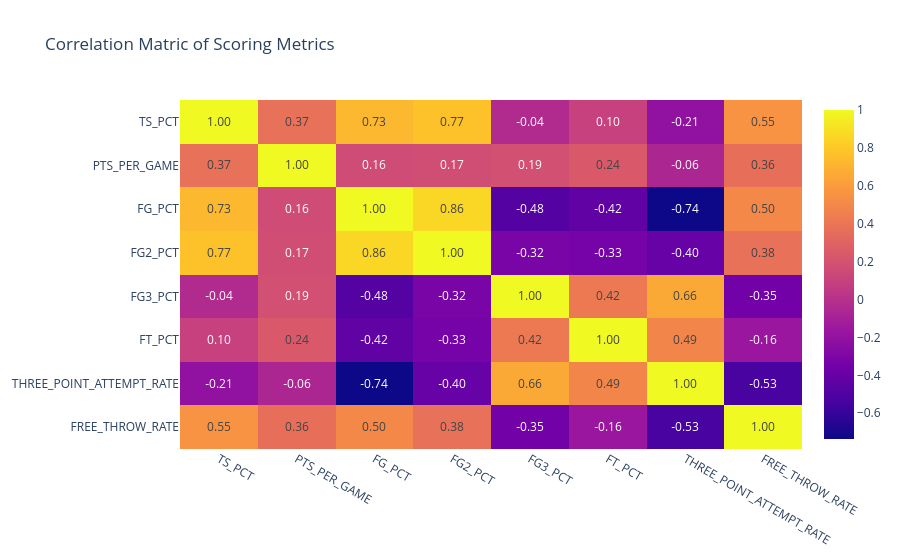

The notebook cell saved with this chart:
### Code cell
fig = px.imshow(
    correlation_matrix,
    text_auto=".2f",
    aspect="auto",
    title="Correlation Matric of Scoring Metrics"
)

fig.show()

### Figure 1 — Plotly figure (JSON) as saved in the notebook; plotly's stock layout.template omitted (floating-point values rounded to 4 significant figures)
{"data": [{"coloraxis": "coloraxis", "hovertemplate": "x: %{x}<br>y: %{y}<br>color: %{z}<extra></extra>", "name": "0", "texttemplate": "%{z:.2f}", "type": "heatmap", "x": ["TS_PCT", "PTS_PER_GAME", "FG_PCT", "FG2_PCT", "FG3_PCT", "FT_PCT", "THREE_POINT_ATTEMPT_RATE", "FREE_THROW_RATE"], "xaxis": "x", "y": ["TS_PCT", "PTS_PER_GAME", "FG_PCT", "FG2_PCT", "FG3_PCT", "FT_PCT", "THREE_POINT_ATTEMPT_RATE", "FREE_THROW_RATE"], "yaxis": "y", "z": [[1.0, 0.3739, 0.7278, 0.766, -0.03597, 0.09828, -0.2072, 0.5538], [0.3739, 1.0, 0.1595, 0.1734, 0.1865, 0.2399, -0.06459, 0.3629], [0.7278, 0.1595, 1.0, 0.8582, -0.4831, -0.424, -0.7359, 0.4986], [0.766, 0.1734, 0.8582, 1.0, -0.3188, -0.334, -0.399, 0.3764], [-0.03597, 0.1865, -0.4831, -0.3188, 1.0, 0.4229, 0.6573, -0.3508], [0.09828, 0.2399, -0.424, -0.334, 0.4229, 1.0, 0.4876, -0.1643], [-0.2072, -0.06459, -0.7359, -0.399, 0.6573, 0.4876, 1.0, -0.5291], [0.5538, 0.3629, 0.4986, 0.3764, -0.3508, -0.1643, -0.5291, 1.0]]}], "layout": {"coloraxis": {"colorscale": [[0, "#0d0887"], [0.1111, "#46039f"], [0.2222, "#7201a8"], [0.3333, "#9c179e"], [0.4444, "#bd3786"], [0.5556, "#d8576b"], [0.6667, "#ed7953"], [0.7778, "#fb9f3a"], [0.8889, "#fdca26"], [1, "#f0f921"]]}, "title": {"text": "Correlation Matric of Scoring Metrics"}, "xaxis": {"anchor": "y", "domain": [0, 1]}, "yaxis": {"anchor": "x", "autorange": "reversed", "domain": [0, 1]}}}
